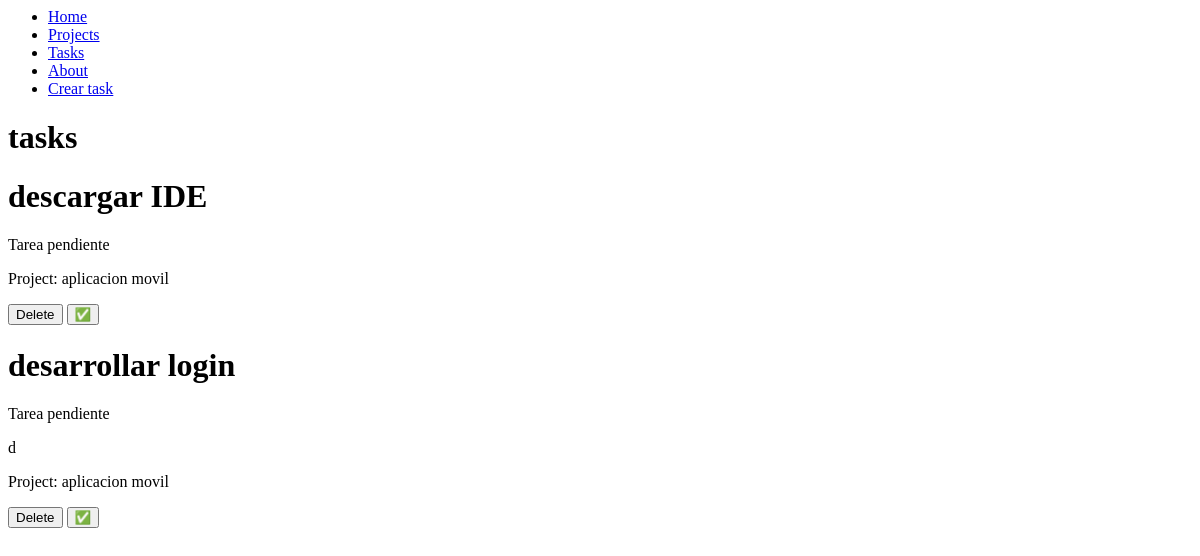
The page /tasks/ on the database as committed earlier.
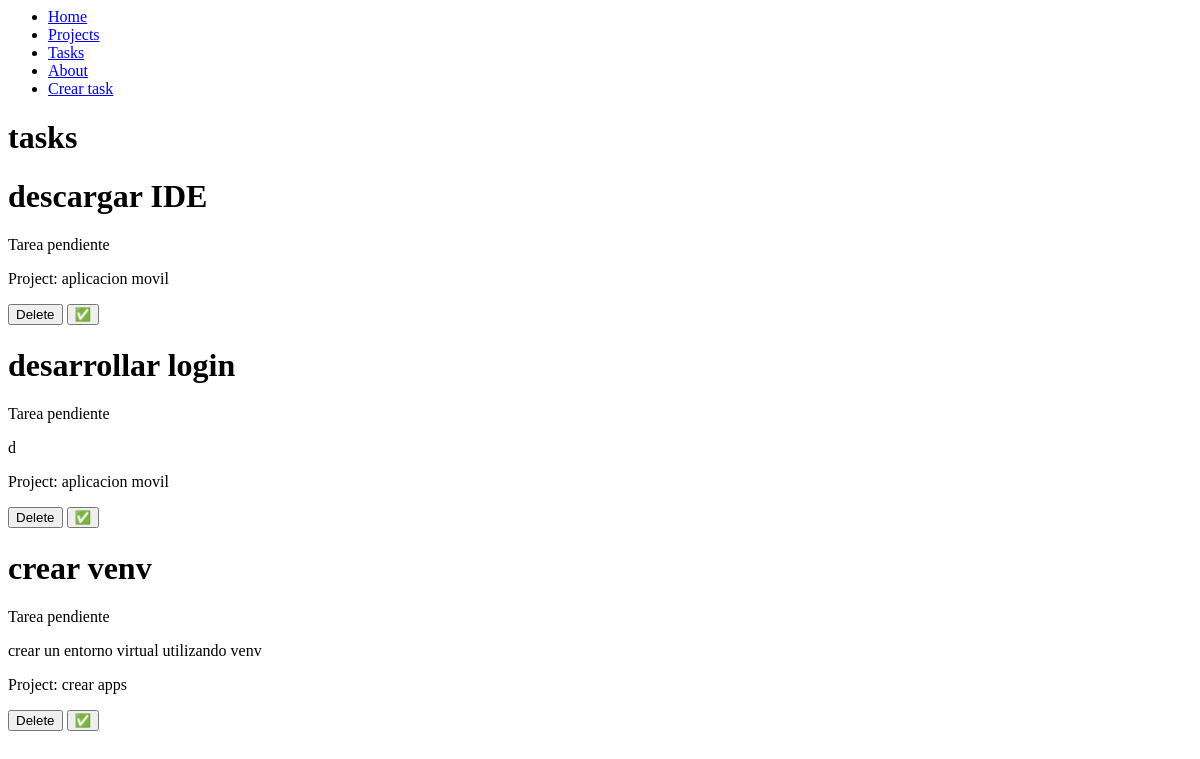
The same page on the database as committed later.
### myapp/models.py (models this page shows, shortened)
class Task(models.Model):
    title = models.CharField(max_length=200)
    description = models.TextField()
    project = models.ForeignKey(Project, on_delete=models.CASCADE)
    done = models.BooleanField(default=False)

class Project(models.Model):
    name = models.CharField(max_length=200)

### myapp/views.py (the view)
# urls.py: path('tasks/', views.tasks),
def tasks(request):
    tasks = Task.objects.all()
    return render(request, 'tasks.html', {
        'tasks': tasks
    })

### myapp/templates/tasks.html
{% extends 'base.html' %} {% block content %}
<h1>tasks</h1>
{% for task in tasks %}
<div>
    <h1>{{task.title}}</h1>
    {% if task.done == False %}
    <p>Tarea pendiente</p>
    {% else %}
    <p>Tarea realizada</p>
    {% endif %}
    <p>{{task.description}}</p>
    <p>Project: {{task.project.name}}</p>
    <button>Delete</button>
    <button>✅</button>
</div>
{% endfor %} {% endblock %}

Rows that differ between the two databases and show on the page:
added Task: title "crear venv", done "Tarea pendiente", description "crear un entorno virtual utilizando venv", project.name "crear apps"
